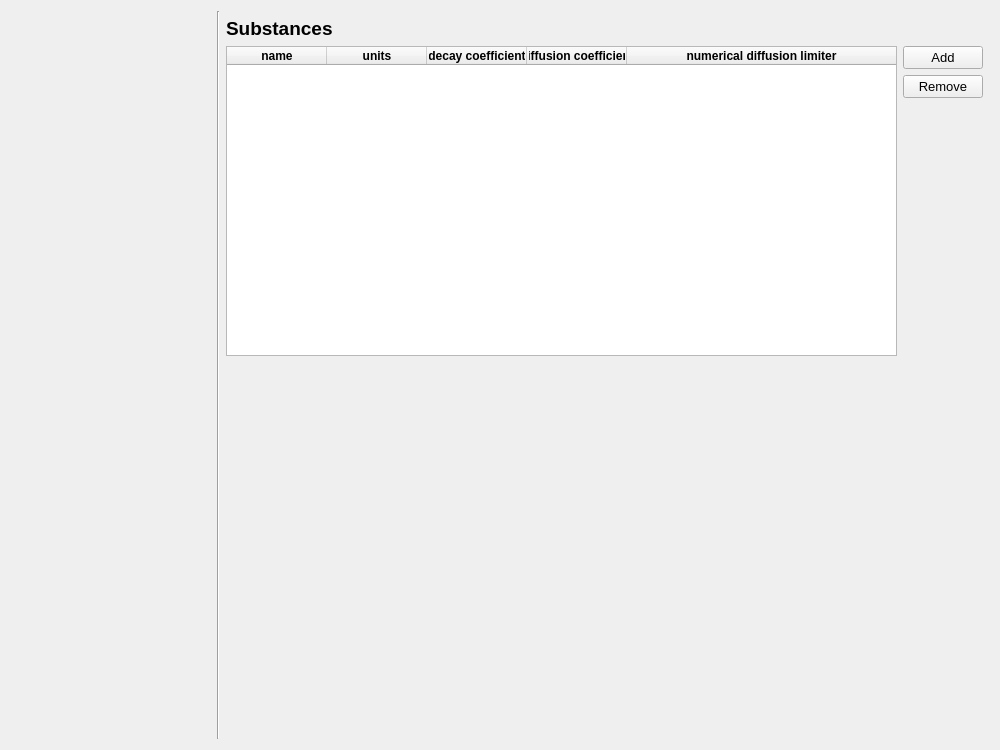
<?xml version="1.0" encoding="UTF-8"?>
<ui version="4.0">
 <class>Form</class>
 <widget class="QWidget" name="Form">
  <property name="windowModality">
   <enum>Qt::NonModal</enum>
  </property>
  <property name="geometry">
   <rect>
    <x>0</x>
    <y>0</y>
    <width>1000</width>
    <height>750</height>
   </rect>
  </property>
  <property name="sizePolicy">
   <sizepolicy hsizetype="Preferred" vsizetype="Preferred">
    <horstretch>0</horstretch>
    <verstretch>0</verstretch>
   </sizepolicy>
  </property>
  <property name="minimumSize">
   <size>
    <width>750</width>
    <height>500</height>
   </size>
  </property>
  <property name="font">
   <font>
    <family>Segoe UI</family>
    <pointsize>10</pointsize>
   </font>
  </property>
  <property name="windowTitle">
   <string>Form</string>
  </property>
  <property name="autoFillBackground">
   <bool>true</bool>
  </property>
  <property name="styleSheet">
   <string notr="true">QComboBox {background-color:white; selection-background-color: lightgray;}</string>
  </property>
  <layout class="QGridLayout" name="gridLayout">
   <item row="0" column="0" rowspan="13">
    <widget class="QWidget" name="wizard_steps_widget" native="true">
     <property name="sizePolicy">
      <sizepolicy hsizetype="Preferred" vsizetype="Expanding">
       <horstretch>0</horstretch>
       <verstretch>0</verstretch>
      </sizepolicy>
     </property>
     <property name="minimumSize">
      <size>
       <width>200</width>
       <height>0</height>
      </size>
     </property>
     <property name="maximumSize">
      <size>
       <width>200</width>
       <height>16777215</height>
      </size>
     </property>
     <layout class="QVBoxLayout" name="verticalLayout"/>
    </widget>
   </item>
   <item row="2" column="3">
    <layout class="QVBoxLayout" name="verticalLayout_2">
     <item>
      <widget class="QPushButton" name="pb_add">
       <property name="text">
        <string>Add</string>
       </property>
      </widget>
     </item>
     <item>
      <widget class="QPushButton" name="pb_remove">
       <property name="text">
        <string>Remove</string>
       </property>
      </widget>
     </item>
     <item>
      <spacer name="verticalSpacer_2">
       <property name="orientation">
        <enum>Qt::Vertical</enum>
       </property>
       <property name="sizeHint" stdset="0">
        <size>
         <width>20</width>
         <height>40</height>
        </size>
       </property>
      </spacer>
     </item>
    </layout>
   </item>
   <item row="7" column="2">
    <spacer name="verticalSpacer">
     <property name="orientation">
      <enum>Qt::Vertical</enum>
     </property>
     <property name="sizeType">
      <enum>QSizePolicy::Expanding</enum>
     </property>
     <property name="sizeHint" stdset="0">
      <size>
       <width>20</width>
       <height>50</height>
      </size>
     </property>
    </spacer>
   </item>
   <item row="1" column="2">
    <widget class="QLabel" name="label">
     <property name="font">
      <font>
       <family>Segoe UI</family>
       <pointsize>14</pointsize>
       <weight>75</weight>
       <bold>true</bold>
       <underline>false</underline>
      </font>
     </property>
     <property name="text">
      <string>Substances</string>
     </property>
    </widget>
   </item>
   <item row="12" column="2" colspan="3">
    <spacer name="horizontalSpacer">
     <property name="orientation">
      <enum>Qt::Horizontal</enum>
     </property>
     <property name="sizeHint" stdset="0">
      <size>
       <width>40</width>
       <height>20</height>
      </size>
     </property>
    </spacer>
   </item>
   <item row="0" column="1" rowspan="13">
    <widget class="Line" name="line">
     <property name="sizePolicy">
      <sizepolicy hsizetype="Fixed" vsizetype="Expanding">
       <horstretch>0</horstretch>
       <verstretch>0</verstretch>
      </sizepolicy>
     </property>
     <property name="orientation">
      <enum>Qt::Vertical</enum>
     </property>
    </widget>
   </item>
   <item row="2" column="2">
    <widget class="QTableWidget" name="tw_substances">
     <attribute name="horizontalHeaderStretchLastSection">
      <bool>true</bool>
     </attribute>
     <column>
      <property name="text">
       <string>name</string>
      </property>
      <property name="font">
       <font>
        <weight>75</weight>
        <bold>true</bold>
       </font>
      </property>
     </column>
     <column>
      <property name="text">
       <string>units</string>
      </property>
      <property name="font">
       <font>
        <weight>75</weight>
        <bold>true</bold>
       </font>
      </property>
     </column>
     <column>
      <property name="text">
       <string>decay coefficient</string>
      </property>
      <property name="font">
       <font>
        <weight>75</weight>
        <bold>true</bold>
       </font>
      </property>
     </column>
     <column>
      <property name="text">
       <string>diffusion coefficient</string>
      </property>
      <property name="font">
       <font>
        <weight>75</weight>
        <bold>true</bold>
       </font>
      </property>
     </column>
     <column>
      <property name="text">
       <string>numerical diffusion limiter</string>
      </property>
      <property name="font">
       <font>
        <weight>75</weight>
        <bold>true</bold>
       </font>
      </property>
     </column>
    </widget>
   </item>
  </layout>
 </widget>
 <tabstops>
  <tabstop>tw_substances</tabstop>
 </tabstops>
 <resources/>
 <connections/>
</ui>
